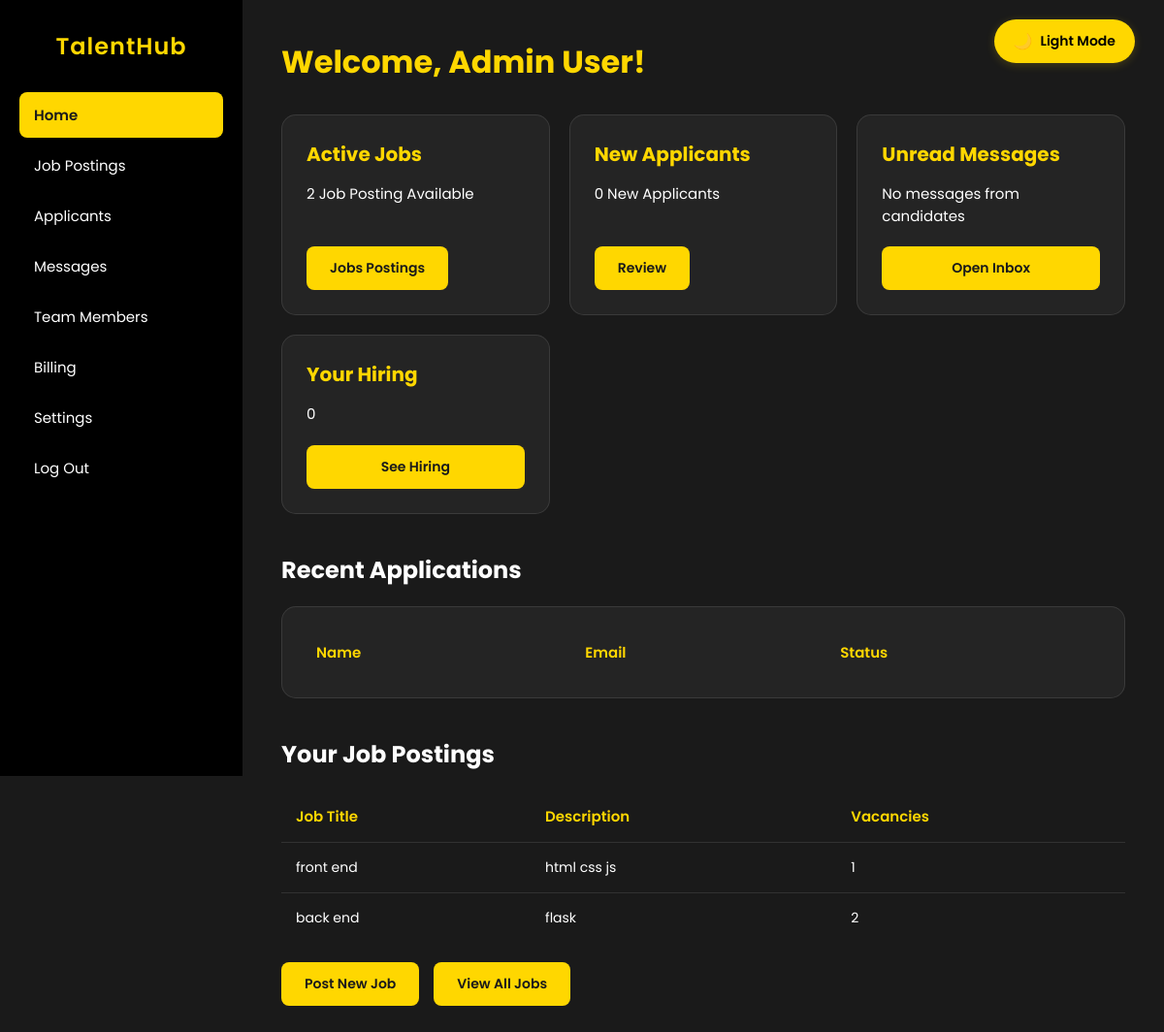
Before: /employee_dashboard (signed in) with the older database file.
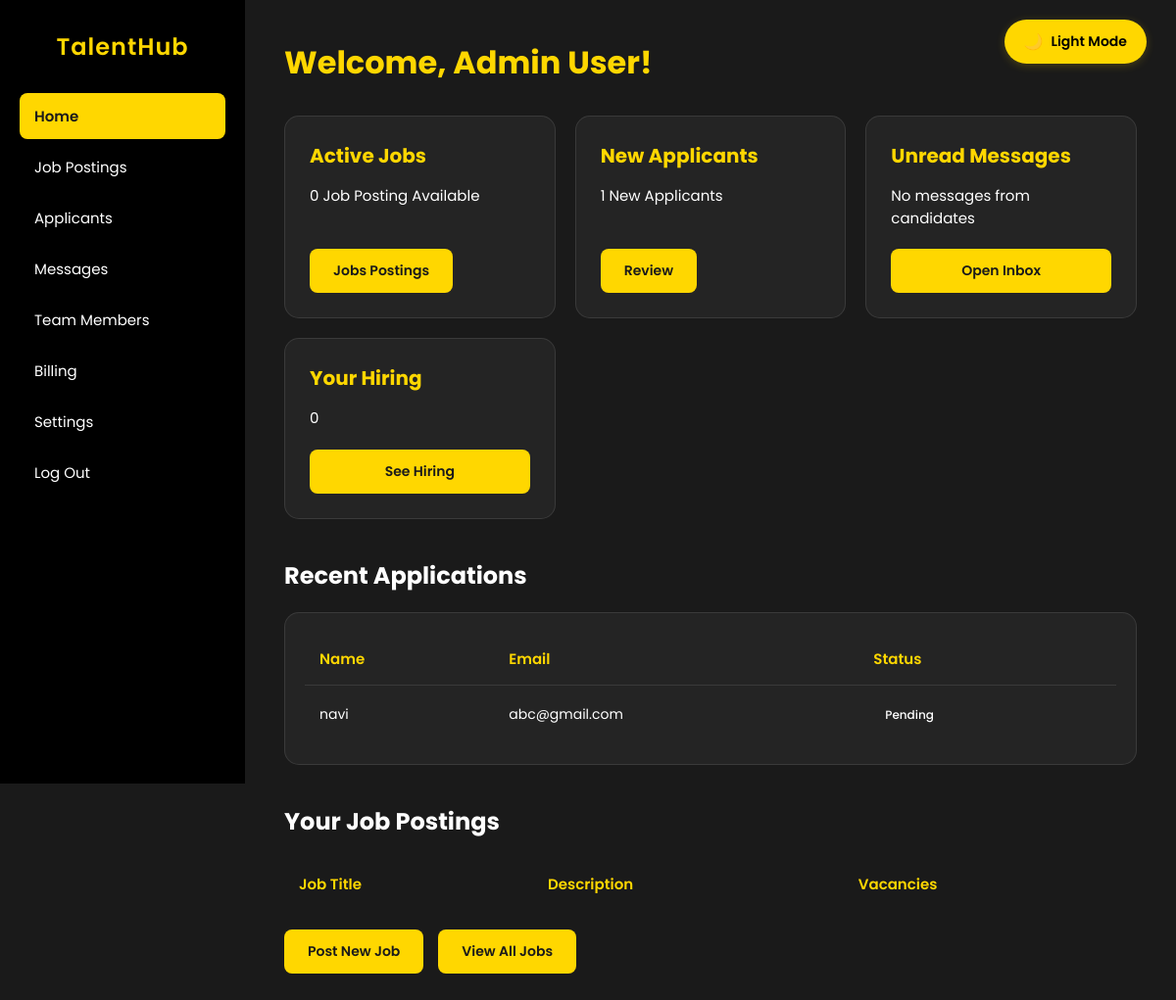
After: the same page with the newer database file.
### models.py (models this page shows, shortened)
class User(db.Model, UserMixin):
    id = db.Column(db.Integer, primary_key=True)
    name = db.Column(db.String(100), nullable=False)
    email = db.Column(db.String(100), nullable=False, unique=True)
    password = db.Column(db.String(255), nullable=False)
    role_id = db.Column(db.Integer, db.ForeignKey('role.id'), nullable=False, default=2)
    flag = db.Column(db.Boolean, default=False)
    created_at = db.Column(db.DateTime, default=datetime.utcnow)
    role = db.relationship('Role', backref=db.backref('users', lazy=True))

class Job(db.Model):
    id = db.Column(db.Integer, primary_key=True)
    title = db.Column(db.String(100), nullable=False)
    description = db.Column(db.Text, nullable=False)
    vacancies = db.Column(db.Integer, nullable=False, default=1)
    employee_email = db.Column(db.String(100), db.ForeignKey('user.email'), nullable=False)
    employee = db.relationship('User', backref='posted_jobs')
    applications = db.relationship('Application', backref='job_applications', lazy=True)

class Applicants(db.Model):
    id = db.Column(db.Integer, primary_key=True)
    name = db.Column(db.String(100), nullable=False)
    email = db.Column(db.String(100), nullable=False, unique=True)
    password = db.Column(db.String(255), nullable=False)
    approval = db.Column(db.Boolean, default=False)

### app.py (the view)
@app.route('/employee_dashboard')
def employee_dashboard():
    print("Session Data in Employee Dashboard:", session)
    if 'user_email' not in session:
        flash('Please log in first!', 'danger')
        return redirect(url_for('login'))
    user = User.query.filter_by(email=session['user_email']).first()
    applicants = Applicants.query.all()
    jobs = Job.query.all()
    hired_count = Hired.query.filter_by(employee_email=user.email).count()
    return render_template('employee_dashboard.html', user=user, applicants=applicants, jobs=jobs, hired_count=hired_count)

### static/templates/employee_dashboard.html (shortened to what this page needs)
<!DOCTYPE html>
<html lang="en">
<head>
</head>
<body>
    <button class="toggle-mode" onclick="toggleMode()">Light Mode</button>
    <div class="container">
        <aside class="sidebar">
            <h2>TalentHub</h2>
            <ul>
                <li class="active"><a href="/employee_dashboard">Home</a></li>
                <li><a href="/view_jobs">Job Postings</a></li>
                <li><a href="/view_applicants">Applicants</a></li>
                <li><a href="#">Messages</a></li>
                <li><a href="view_team_members">Team Members</a></li>
                <li><a href="#">Billing</a></li>
                <li><a href="#">Settings</a></li>
                <li><a href="/logout">Log Out</a></li>
            </ul>
        </aside>
        <main class="content">
            <h1>Welcome, {{ user.name }}!</h1>
            <div class="cards">
                <div class="card">
                    <h3>Active Jobs</h3>
                    <p>{{ jobs | length}} Job Posting Available</p>
                    <a href="/view_jobs">
                        <button>Jobs Postings</button>
                    </a>
                </div>
                <div class="card">
                    <h3>New Applicants</h3>
                    <p>{{ applicants | length }} New Applicants </p>
                    <a href="/view_applicants"><button>Review</button></a>
                </div>
                <div class="card">
                    <h3>Unread Messages</h3>
                    <p>No messages from candidates </p>
                    <button>Open Inbox</button>
                </div>
                <div class="card">
                    <h3>Your Hiring</h3>
                    <p>{{hired_count}}</p>
                    <a href="/"></a><button>See Hiring</button></a>
                </div>
            </div>
            <h2>Recent Applications</h2>
            <div class="table-container">
                <table>
                    <thead>
                        <tr>
                            <th>Name</th>
                            <th>Email</th>
                            <th>Status</th>
                        </tr>
                    </thead>
                    <tbody>
                        {% for applicant in applicants[:5] %}
                        <tr>
                            <td>{{ applicant.name }}</td>
                            <td>{{ applicant.email }}</td>
                            <td>
                                <span class="status {% if applicant.approval %}status-approved{% else %}status-pending{% endif %}">
                                    {% if applicant.approval %}Approved{% else %}Pending{% endif %}
                                </span>
                            </td>
                        </tr>
                        {% endfor %}
                    </tbody>
                </table>
            </div>
            <div id="jobAlertsList" class="hidden bg-gray-800 p-6 rounded-lg shadow mb-6">
                <h2 class="text-xl font-semibold mb-4">Your Job Postings</h2>
                <table class="w-full text-left border-collapse border border-gray-600">
                    <thead>
                        <tr class="bg-gray-700">
                            <th class="p-3 border border-gray-600">Job Title</th>
                            <th class="p-3 border border-gray-600">Description</th>
                            <th class="p-3 border border-gray-600">Vacancies</th>
                        </tr>
                    </thead>
                    <tbody>
                        {% for job in jobs[:5] %}
                        <tr class="bg-gray-800">
                            <td class="p-3 border border-gray-600">{{ job.title }}</td>
                            <td class="p-3 border border-gray-600">{{ job.description }}</td>
                            <td class="p-3 border border-gray-600">{{ job.vacancies }}</td>
                        </tr>
                        {% endfor %}
                    </tbody>
                </table>
            </div>
            <div class="button-group">
                <button onclick="window.location.href='/add_job'">Post New Job</button>
                <button onclick="window.location.href='/job_detail'">View All Jobs</button>
            </div>
        </main>
    </div>
</body>
</html>

### static/templates/employee_dashboard.html (style rules this page uses)
:root { --bg-dark: #1a1a1a; --bg-light: #ffffff; --text-dark: #ffffff; --text-light: #333333; --sidebar-dark: #000000; --sidebar-light: #f8f9fa; --card-dark: #242424; --card-light: #ffffff; --accent-color: #FFD700; --hover-dark: rgba(255, 215, 0, 0.1); --hover-light: rgba(255, 215, 0, 0.2); --border-dark: rgba(255, 255, 255, 0.1); --border-light: rgba(0, 0, 0, 0.1); }
* { margin: 0; padding: 0; box-sizing: border-box; font-family: 'Poppins', sans-serif; transition: background-color 0.3s, color 0.3s; }
body { background-color: var(--bg-dark); color: var(--text-dark); min-height: 100vh; }
.toggle-mode { position: fixed; top: 20px; right: 30px; padding: 10px 20px; border-radius: 30px; font-size: 14px; background-color: #FFD700; color: #000000; border: none; cursor: pointer; font-weight: 600; box-shadow: 0 2px 10px rgba(255, 215, 0, 0.2); z-index: 9999; transition: all 0.3s ease; display: flex; align-items: center; gap: 8px; }
.toggle-mode:before { content: '🌙'; font-size: 16px; }
.container { display: flex; min-height: 100vh; }
.sidebar { width: 250px; min-height: 100vh; background-color: var(--sidebar-dark); position: fixed; left: 0; top: 0; padding: 30px 20px; z-index: 100; }
.sidebar h2 { color: var(--accent-color); font-size: 24px; font-weight: 600; margin-bottom: 30px; text-align: center; letter-spacing: 1px; }
.sidebar ul { list-style: none; }
.sidebar ul li { margin-bottom: 5px; }
.sidebar ul li a { display: block; padding: 12px 15px; color: var(--text-dark); text-decoration: none; border-radius: 8px; transition: all 0.3s; font-size: 15px; }
.sidebar ul li.active a { background-color: var(--accent-color); color: var(--bg-dark); font-weight: 600; }
.content { flex: 1; margin-left: 250px; padding: 40px; }
.content h1 { font-size: 32px; margin-bottom: 30px; color: var(--accent-color); }
.content h2 { font-size: 24px; margin: 40px 0 20px; color: var(--text-dark); }
.cards { display: grid; grid-template-columns: repeat(auto-fit, minmax(250px, 1fr)); gap: 20px; margin-bottom: 40px; }
.card { background-color: var(--card-dark); border-radius: 15px; padding: 25px; border: 1px solid var(--border-dark); transition: all 0.3s ease; display: flex; flex-direction: column; }
.card h3 { color: var(--accent-color); font-size: 20px; margin-bottom: 15px; }
.card p { margin-bottom: 20px; font-size: 15px; line-height: 1.5; flex-grow: 1; }
.table-container { background-color: var(--card-dark); border-radius: 15px; padding: 20px; margin-bottom: 40px; overflow-x: auto; border: 1px solid var(--border-dark); }
table { width: 100%; border-collapse: collapse; }
th { font-weight: 600; color: var(--accent-color); padding: 15px; font-size: 15px; text-align: left; }
td { padding: 15px; font-size: 14px; border-top: 1px solid rgba(255, 255, 255, 0.1); }
.button-group { display: flex; gap: 15px; margin-top: 20px; }
button { background-color: var(--accent-color); color: var(--bg-dark); border: none; padding: 12px 24px; border-radius: 8px; cursor: pointer; font-weight: 600; font-size: 14px; transition: transform 0.3s, box-shadow 0.3s; }
.status { padding: 6px 12px; border-radius: 15px; font-size: 12px; font-weight: 500; display: inline-block; }

Changed rows visible on the page:
removed Job: title "front end", description "html css js", vacancies "1"
removed Job: title "back end", description "flask", vacancies "2"
added Applicants: name "navi", email "abc@gmail.com", approval "Pending"
Other visible differences:
{{ jobs | length }}: "2" → "0"
{{ applicants | length }}: "0" → "1"
